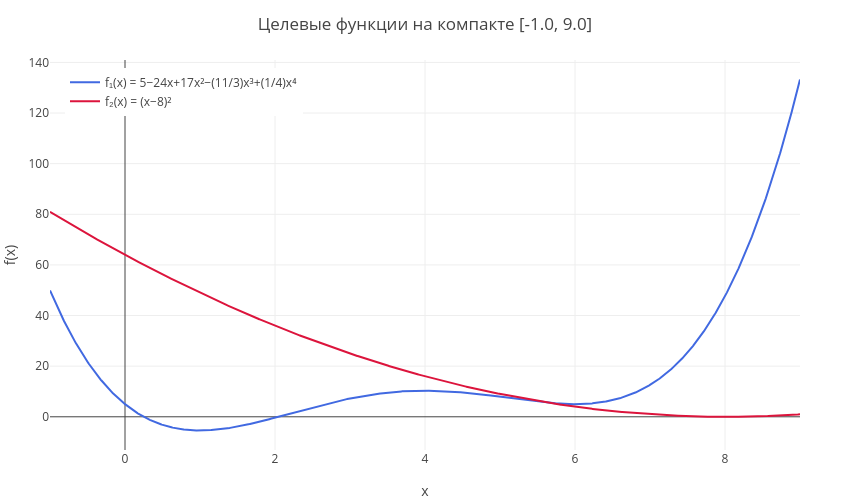
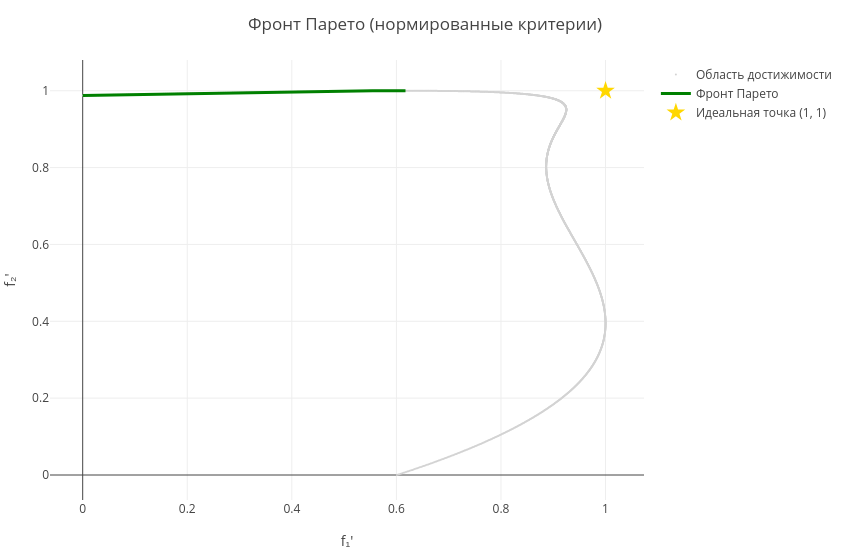
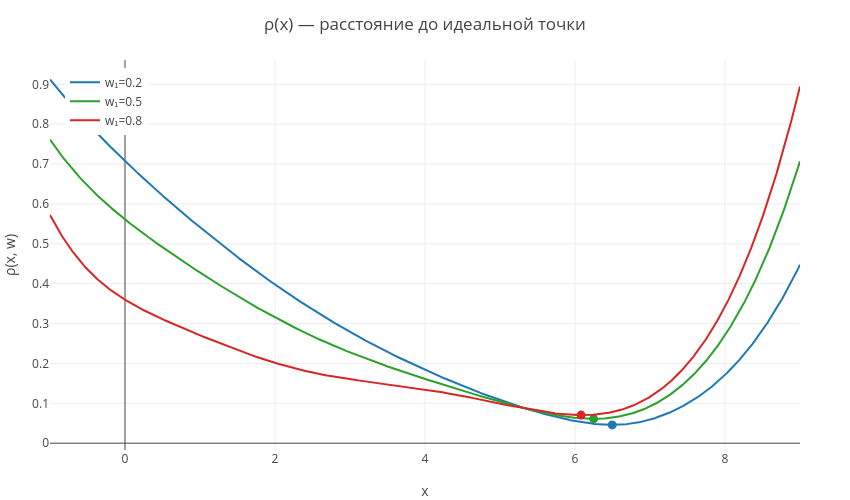
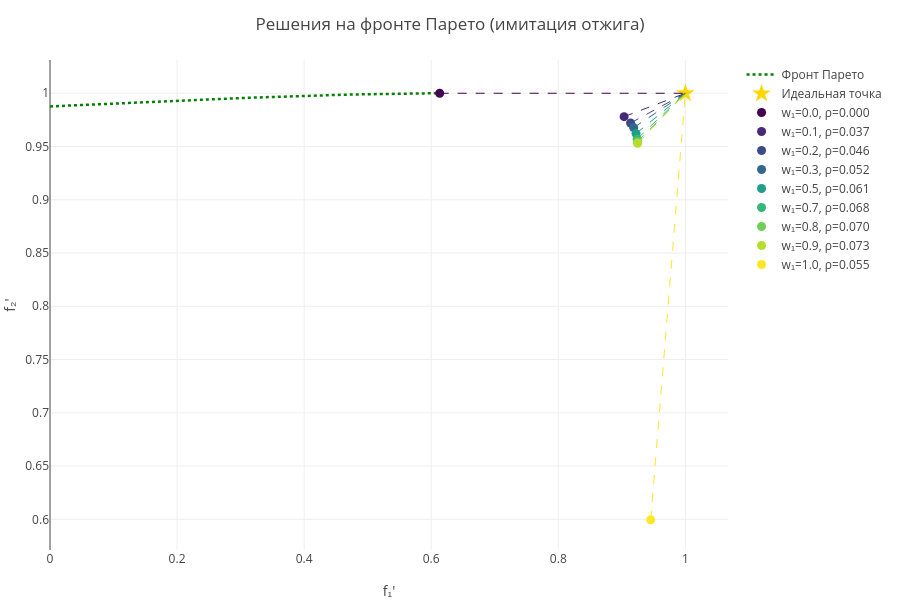

Notebook cell for these charts, in order:
### Code cell
using PlotlyJS, Printf, Random

f1(x) = 5 - 24x + 17x^2 - (11/3)*x^3 + (1/4)*x^4
f2(x) = (x - 8)^2
a, b = -1.0, 9.0

N = 2000
xs = collect(range(a, b, length=N))
f1v = f1.(xs)
f2v = f2.(xs)

f1_min, f1_max = extrema(f1v)
f2_min, f2_max = extrema(f2v)

norm1(x) = (f1_max - f1(x)) / (f1_max - f1_min)
norm2(x) = (f2_max - f2(x)) / (f2_max - f2_min)

@printf("Идеальная точка: (1, 1)\n")
@printf("f₁ ∈ [%.4f, %.4f],  f₂ ∈ [%.4f, %.4f]\n", f1_min, f1_max, f2_min, f2_max)

ρ(x, w1=0.5) = sqrt(w1 * (1 - norm1(x))^2 + (1 - w1) * (1 - norm2(x))^2)

function simulated_annealing(obj, a, b; T0=10.0, alpha=0.995, max_iter=50000, seed=42)
    Random.seed!(seed)
    x = a + rand() * (b - a)
    fx = obj(x)
    best_x, best_f = x, fx
    T = T0
    for _ in 1:max_iter
        dx = randn() * (b - a) * 0.05 * T / T0
        x_new = clamp(x + dx, a, b)
        f_new = obj(x_new)
        if f_new < fx || rand() < exp((fx - f_new) / T)
            x, fx = x_new, f_new
        end
        if fx < best_f
            best_x, best_f = x, fx
        end
        T *= alpha
    end
    best_x, best_f
end


p1 = plot([
    scatter(x=xs, y=f1v, mode="lines", name="f₁(x) = 5−24x+17x²−(11/3)x³+(1/4)x⁴",
            line=attr(color="royalblue", width=2)),
    scatter(x=xs, y=f2v, mode="lines", name="f₂(x) = (x−8)²",
            line=attr(color="crimson", width=2))
], Layout(title="Целевые функции на компакте [$a, $b]",
    xaxis_title="x", yaxis_title="f(x)",
    template="plotly_white", width=850, height=500, legend=attr(x=0.02, y=0.98)))
display(p1)


n1v = norm1.(xs)
n2v = norm2.(xs)

function pareto_front(fv1, fv2)
    idx = sortperm(fv1)
    pf1, pf2 = Float64[], Float64[]
    best = -Inf
    for i in idx
        if fv2[i] > best
            push!(pf1, fv1[i]); push!(pf2, fv2[i])
            best = fv2[i]
        end
    end
    pf1, pf2
end

pf1, pf2 = pareto_front(n1v, n2v)

p2 = plot([
    scatter(x=n1v, y=n2v, mode="markers", name="Область достижимости",
            marker=attr(color="lightgray", size=2)),
    scatter(x=pf1, y=pf2, mode="lines", name="Фронт Парето",
            line=attr(color="green", width=3)),
    scatter(x=[1], y=[1], mode="markers", name="Идеальная точка (1, 1)",
            marker=attr(color="gold", size=14, symbol="star"))
], Layout(title="Фронт Парето (нормированные критерии)",
    xaxis_title="f₁'", yaxis_title="f₂'",
    template="plotly_white", width=850, height=550))
display(p2)


weights_plot = [0.2, 0.5, 0.8]
colors_w = ["#1f77b4", "#2ca02c", "#d62728"]

traces3 = GenericTrace[]
for (i, w) in enumerate(weights_plot)
    rho_vals = [ρ(x, w) for x in xs]
    push!(traces3, scatter(x=xs, y=rho_vals, mode="lines",
        name=@sprintf("w₁=%.1f", w), line=attr(color=colors_w[i], width=2)))
    xo, _ = simulated_annealing(x -> ρ(x, w), a, b)
    push!(traces3, scatter(x=[xo], y=[ρ(xo, w)], mode="markers",
        marker=attr(color=colors_w[i], size=9), showlegend=false))
end

p3 = plot(traces3, Layout(title="ρ(x) — расстояние до идеальной точки",
    xaxis_title="x", yaxis_title="ρ(x, w)",
    template="plotly_white", width=850, height=500, legend=attr(x=0.02, y=0.98)))
display(p3)


all_w = [0.0, 0.1, 0.2, 0.3, 0.5, 0.7, 0.8, 0.9, 1.0]

println("\n" * "=" ^ 60)
@printf("  w₁   |  x*     |  f₁(x*)   |  f₂(x*)  |  ρ\n")
println("-" ^ 60)

viridis = ["#440154","#482878","#3e4989","#31688e","#1f9e89",
           "#35b779","#6ece58","#b5de2b","#fde725"]

traces4 = GenericTrace[
    scatter(x=pf1, y=pf2, mode="lines", name="Фронт Парето",
            line=attr(color="green", width=2.5, dash="dot")),
    scatter(x=[1], y=[1], mode="markers", name="Идеальная точка",
            marker=attr(color="gold", size=14, symbol="star"))
]

for (i, w1) in enumerate(all_w)
    xo, rho_val = simulated_annealing(x -> ρ(x, w1), a, b)
    nx, ny = norm1(xo), norm2(xo)
    @printf("  %.1f   | %6.3f  | %8.4f  | %7.4f  | %.4f\n",
            w1, xo, f1(xo), f2(xo), rho_val)

    push!(traces4, scatter(x=[nx, 1], y=[ny, 1], mode="lines",
        line=attr(color=viridis[i], width=1, dash="dash"), showlegend=false))
    push!(traces4, scatter(x=[nx], y=[ny], mode="markers",
        name=@sprintf("w₁=%.1f, ρ=%.3f", w1, rho_val),
        marker=attr(color=viridis[i], size=9)))
end

p4 = plot(traces4, Layout(title="Решения на фронте Парето (имитация отжига)",
    xaxis_title="f₁'", yaxis_title="f₂'",
    template="plotly_white", width=900, height=600,
    legend=attr(x=1.02, y=1.0, xanchor="left")))
display(p4)

### Figure 1 — Plotly figure (JSON) as saved in the notebook; plotly's stock layout.template omitted (floating-point values rounded to 4 significant figures; data arrays with more than 128 entries replaced by an {"elided": "..."} marker saying what was removed)
{"data": [{"line": {"color": "royalblue", "width": 2}, "mode": "lines", "name": "f₁(x) = 5−24x+17x²−(11/3)x³+(1/4)x⁴", "type": "scatter", "x": {"elided": "2000 float values"}, "y": {"elided": "2000 float values"}}, {"line": {"color": "crimson", "width": 2}, "mode": "lines", "name": "f₂(x) = (x−8)²", "type": "scatter", "x": {"elided": "2000 float values"}, "y": {"elided": "2000 float values"}}], "layout": {"height": 500, "legend": {"x": 0.02, "y": 0.98}, "margin": {"b": 50, "l": 50, "r": 50, "t": 60}, "title": "Целевые функции на компакте [-1.0, 9.0]", "width": 850, "xaxis": {"title": {"text": "x"}}, "yaxis": {"title": {"text": "f(x)"}}}}

### Figure 2 — Plotly figure (JSON) as saved in the notebook; plotly's stock layout.template omitted (floating-point values rounded to 4 significant figures; data arrays with more than 128 entries replaced by an {"elided": "..."} marker saying what was removed)
{"data": [{"marker": {"color": "lightgray", "size": 2}, "mode": "markers", "name": "Область достижимости", "type": "scatter", "x": {"elided": "2000 float values"}, "y": {"elided": "2000 float values"}}, {"line": {"color": "green", "width": 3}, "mode": "lines", "name": "Фронт Парето", "type": "scatter", "x": {"elided": "201 float values"}, "y": {"elided": "201 float values"}}, {"marker": {"color": "gold", "size": 14, "symbol": "star"}, "mode": "markers", "name": "Идеальная точка (1, 1)", "type": "scatter", "x": [1], "y": [1]}], "layout": {"height": 550, "margin": {"b": 50, "l": 50, "r": 50, "t": 60}, "title": "Фронт Парето (нормированные критерии)", "width": 850, "xaxis": {"title": {"text": "f₁'"}}, "yaxis": {"title": {"text": "f₂'"}}}}

### Figure 3 — Plotly figure (JSON) as saved in the notebook; plotly's stock layout.template omitted (floating-point values rounded to 4 significant figures; data arrays with more than 128 entries replaced by an {"elided": "..."} marker saying what was removed)
{"data": [{"line": {"color": "#1f77b4", "width": 2}, "mode": "lines", "name": "w₁=0.2", "type": "scatter", "x": {"elided": "2000 float values"}, "y": {"elided": "2000 float values"}}, {"marker": {"color": "#1f77b4", "size": 9}, "mode": "markers", "showlegend": false, "type": "scatter", "x": [6.497], "y": [0.04592]}, {"line": {"color": "#2ca02c", "width": 2}, "mode": "lines", "name": "w₁=0.5", "type": "scatter", "x": {"elided": "2000 float values"}, "y": {"elided": "2000 float values"}}, {"marker": {"color": "#2ca02c", "size": 9}, "mode": "markers", "showlegend": false, "type": "scatter", "x": [6.249], "y": [0.06107]}, {"line": {"color": "#d62728", "width": 2}, "mode": "lines", "name": "w₁=0.8", "type": "scatter", "x": {"elided": "2000 float values"}, "y": {"elided": "2000 float values"}}, {"marker": {"color": "#d62728", "size": 9}, "mode": "markers", "showlegend": false, "type": "scatter", "x": [6.081], "y": [0.07041]}], "layout": {"height": 500, "legend": {"x": 0.02, "y": 0.98}, "margin": {"b": 50, "l": 50, "r": 50, "t": 60}, "title": "ρ(x) — расстояние до идеальной точки", "width": 850, "xaxis": {"title": {"text": "x"}}, "yaxis": {"title": {"text": "ρ(x, w)"}}}}

### Figure 4 — Plotly figure (JSON) as saved in the notebook; plotly's stock layout.template omitted (floating-point values rounded to 4 significant figures; data arrays with more than 128 entries replaced by an {"elided": "..."} marker saying what was removed)
{"data": [{"line": {"color": "green", "dash": "dot", "width": 2.5}, "mode": "lines", "name": "Фронт Парето", "type": "scatter", "x": {"elided": "201 float values"}, "y": {"elided": "201 float values"}}, {"marker": {"color": "gold", "size": 14, "symbol": "star"}, "mode": "markers", "name": "Идеальная точка", "type": "scatter", "x": [1], "y": [1]}, {"line": {"color": "#440154", "dash": "dash", "width": 1}, "mode": "lines", "showlegend": false, "type": "scatter", "x": [0.6133, 1], "y": [1.0, 1]}, {"marker": {"color": "#440154", "size": 9}, "mode": "markers", "name": "w₁=0.0, ρ=0.000", "type": "scatter", "x": [0.6133], "y": [1.0]}, {"line": {"color": "#482878", "dash": "dash", "width": 1}, "mode": "lines", "showlegend": false, "type": "scatter", "x": [0.9036, 1], "y": [0.978, 1]}, {"marker": {"color": "#482878", "size": 9}, "mode": "markers", "name": "w₁=0.1, ρ=0.037", "type": "scatter", "x": [0.9036], "y": [0.978]}, {"line": {"color": "#3e4989", "dash": "dash", "width": 1}, "mode": "lines", "showlegend": false, "type": "scatter", "x": [0.9138, 1], "y": [0.9721, 1]}, {"marker": {"color": "#3e4989", "size": 9}, "mode": "markers", "name": "w₁=0.2, ρ=0.046", "type": "scatter", "x": [0.9138], "y": [0.9721]}, {"line": {"color": "#31688e", "dash": "dash", "width": 1}, "mode": "lines", "showlegend": false, "type": "scatter", "x": [0.9186, 1], "y": [0.9677, 1]}, {"marker": {"color": "#31688e", "size": 9}, "mode": "markers", "name": "w₁=0.3, ρ=0.052", "type": "scatter", "x": [0.9186], "y": [0.9677]}, {"line": {"color": "#1f9e89", "dash": "dash", "width": 1}, "mode": "lines", "showlegend": false, "type": "scatter", "x": [0.9224, 1], "y": [0.9621, 1]}, {"marker": {"color": "#1f9e89", "size": 9}, "mode": "markers", "name": "w₁=0.5, ρ=0.061", "type": "scatter", "x": [0.9224], "y": [0.9621]}, {"line": {"color": "#35b779", "dash": "dash", "width": 1}, "mode": "lines", "showlegend": false, "type": "scatter", "x": [0.9242, 1], "y": [0.9572, 1]}, {"marker": {"color": "#35b779", "size": 9}, "mode": "markers", "name": "w₁=0.7, ρ=0.068", "type": "scatter", "x": [0.9242], "y": [0.9572]}, {"line": {"color": "#6ece58", "dash": "dash", "width": 1}, "mode": "lines", "showlegend": false, "type": "scatter", "x": [0.9246, 1], "y": [0.9545, 1]}, {"marker": {"color": "#6ece58", "size": 9}, "mode": "markers", "name": "w₁=0.8, ρ=0.070", "type": "scatter", "x": [0.9246], "y": [0.9545]}, {"line": {"color": "#b5de2b", "dash": "dash", "width": 1}, "mode": "lines", "showlegend": false, "type": "scatter", "x": [0.9248, 1], "y": [0.953, 1]}, {"marker": {"color": "#b5de2b", "size": 9}, "mode": "markers", "name": "w₁=0.9, ρ=0.073", "type": "scatter", "x": [0.9248], "y": [0.953]}, {"line": {"color": "#fde725", "dash": "dash", "width": 1}, "mode": "lines", "showlegend": false, "type": "scatter", "x": [0.9455, 1], "y": [0.5995, 1]}, {"marker": {"color": "#fde725", "size": 9}, "mode": "markers", "name": "w₁=1.0, ρ=0.055", "type": "scatter", "x": [0.9455], "y": [0.5995]}], "layout": {"height": 600, "legend": {"x": 1.02, "xanchor": "left", "y": 1}, "margin": {"b": 50, "l": 50, "r": 50, "t": 60}, "title": "Решения на фронте Парето (имитация отжига)", "width": 900, "xaxis": {"title": {"text": "f₁'"}}, "yaxis": {"title": {"text": "f₂'"}}}}
